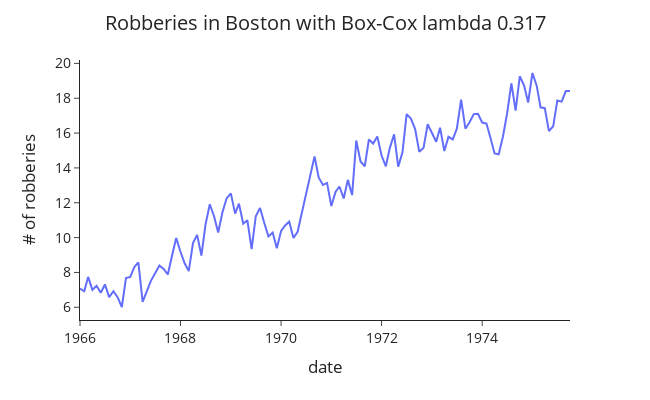

The notebook cell saved with this chart:
### Code cell
#Box-cox - finding optimal lambda
df = robberies_in_boston
df['box_cox'],lam = boxcox(df['Count'])
df.drop(columns={'Count'},inplace=True)

plt_ts(f"Robberies in Boston with Box-Cox lambda {lam:.3f}", df, x="Month",y="box_cox",x_label="date",y_label="# of robberies")
